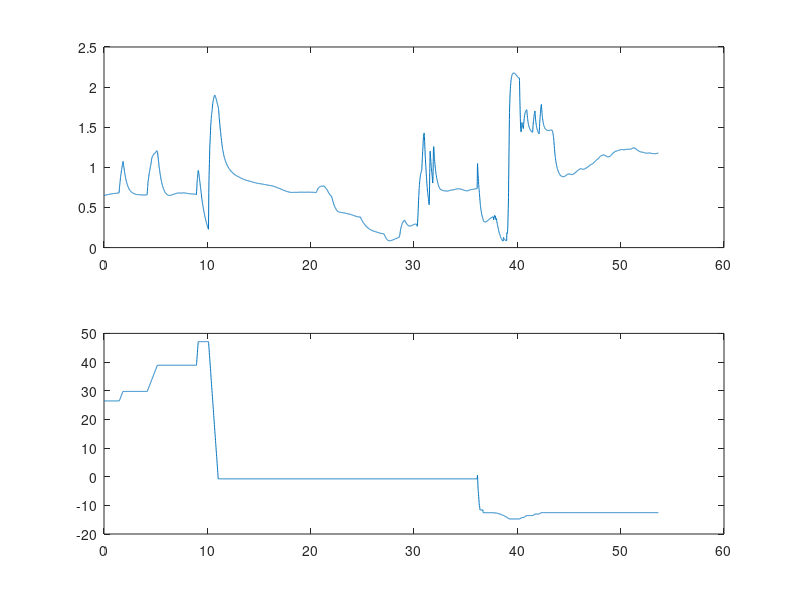
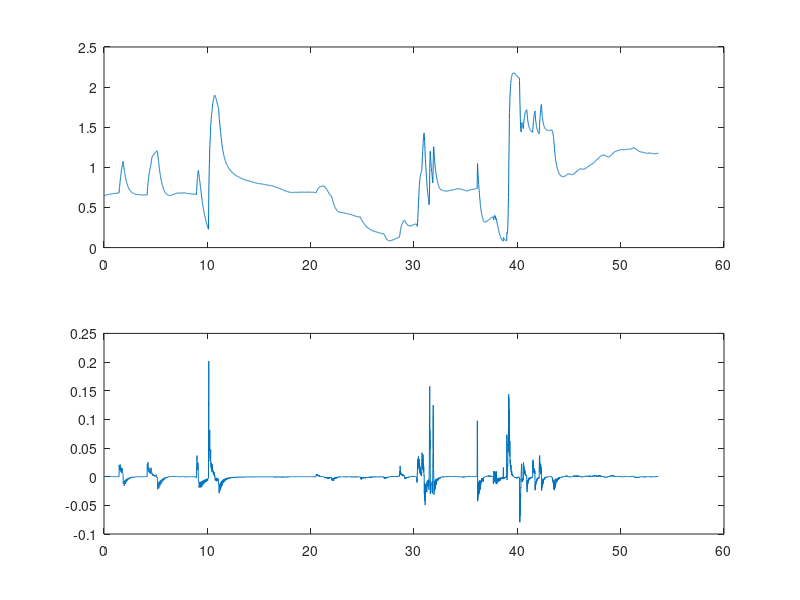

Source code (MATLAB) for these figures, in order:
%% testing to get the threshold to the touch down function %%

load('position.mat');
load('current.mat');
x=(1:length(position));
time=x/100;

figure (1)
title('Comparison Z Position VS current in Z motor')
subplot(2,1,1)
plot(time,current)
subplot(2,1,2)
plot(time,position)


% ploting gradient %
gradient(1)=0;
for i=1:length(position)-1
    gradient(i+1)=current(i+1)-current(i);
end

figure(2)
title('gradient of current')
subplot(2,1,1)
plot(time,current)
subplot(2,1,2)
plot(time,gradient)